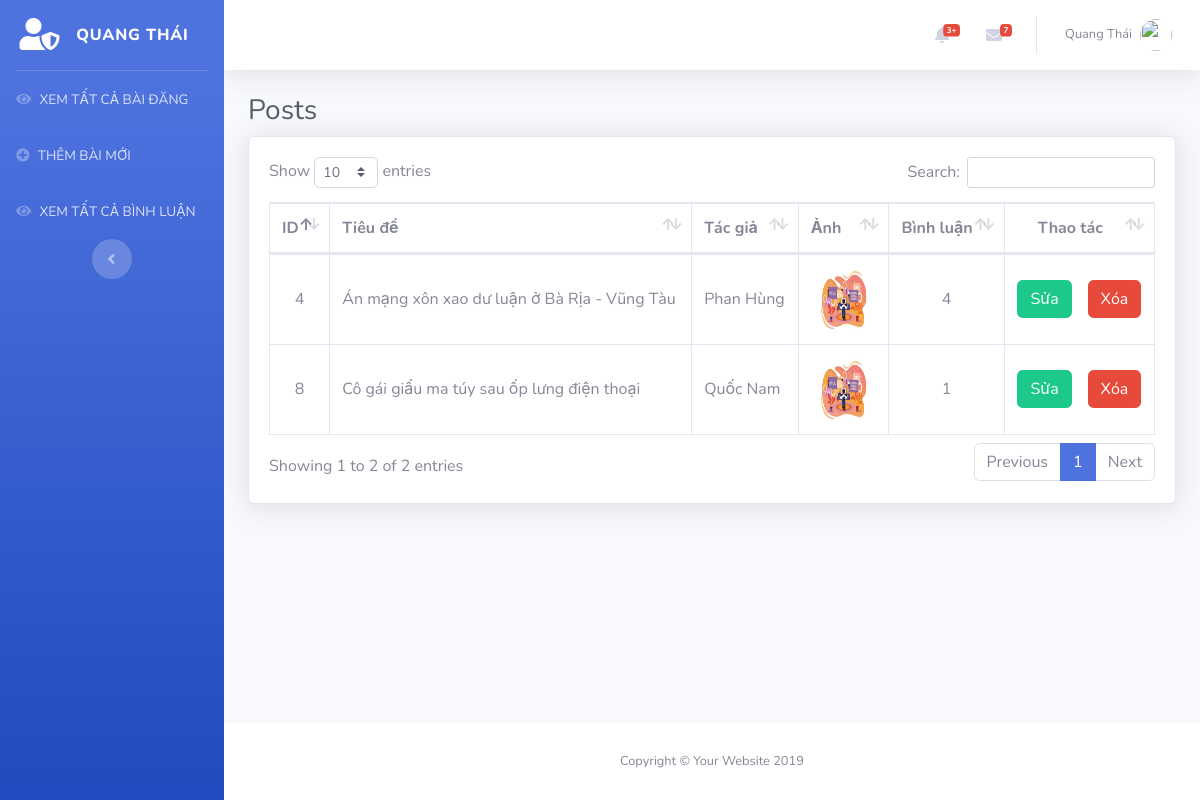
Screenshot of /admin/table.php with the database file from the repository.
### tables this page shows
CREATE TABLE `posts` (
  `post_id` int(10) NOT NULL,
  `category_id` int(10) NOT NULL,
  `post_title` varchar(100) NOT NULL,
  `post_date` text NOT NULL,
  `post_author` varchar(50) NOT NULL,
  `post_keywords` text NOT NULL,
  `post_image` varchar(100) NOT NULL,
  `post_content` text NOT NULL,
  `img_details` varchar(100) NOT NULL,
  `post_explain` varchar(100) NOT NULL
);

### admin/table.php (the view, shortened to what this page needs)
<?php include_once "header.php"; ?>
<div class="container-fluid">
  <h1 class="h3 mb-2 text-gray-800">Posts</h1>
  <div class="card shadow mb-4">
    <div class="card-body">
      <div class="table-responsive table-hover">
        <table class="table table-bordered" id="dataTable" width="100%" cellspacing="0">
          <thead>
            <tr>
              <th>ID</th>
              <th>Tiêu đề</th>
              <th>Tác giả</th>
              <th>Ảnh</th>
              <th>Bình luận</th>
              <th style="text-align: center;">Thao tác</th>
            </tr>
          </thead>
          <tbody>
           <?php
             include_once "../connection.php";
             $get_posts = "select * from posts";
             $run_posts = mysqli_query($con,$get_posts);
             while ($row_posts = mysqli_fetch_array($run_posts)){
             $post_id = $row_posts['post_id'];
             $post_title = $row_posts['post_title'];
             $post_author = $row_posts['post_author'];
             $post_image = $row_posts['post_image'];
           ?>
           <tr>
            <td class="text-center"><?php echo $post_id  ?></td>
            <td><?php echo $post_title ?></td>
            <td><?php echo $post_author  ?></td>
            <td><img src="img_upload/<?php echo $post_image ?>" alt="image" style="width: 65px; height: 65px;"></td>
            <td class="text-center">
                 <?php
                    $get_comments = "select * from comments where post_id='$post_id'";
              $run_comments = mysqli_query($con,$get_comments);
              $count = mysqli_num_rows($run_comments);
              echo $count;
              ?>
            </td>
            <td style="text-align: center;">
              <div class="d-flex justify-content-center align-items-center">
                <a href="edit_post.php?edit_post=<?php echo $post_id; ?>" class="btn btn-success mr-3">Sửa</a>
                <a onclick="return confirm('Bạn có thực sự muốn xóa nó ?');" href="delete_post.php?delete_post=<?php echo $post_id; ?>" class="btn btn-danger">Xóa</a>
              </div>
            </td>
          </tr>
          <?php } ?>
        </tbody>
      </table>
    </div>
  </div>
</div>
</div>
</div>
<?php include_once "footer.php"; ?>

### admin/header.php (style rules this page uses)
#dataTable tr,th,td { vertical-align: middle !important; }

### rows the page displays
posts: post_id "4", post_title "Án mạng xôn xao dư luận ở Bà Rịa - Vũng Tàu", post_author "Phan Hùng", post_image (picture), count "4"
posts: post_id "8", post_title "Cô gái giấu ma túy sau ốp lưng điện thoại", post_author "Quốc Nam", post_image (picture), count "1"
